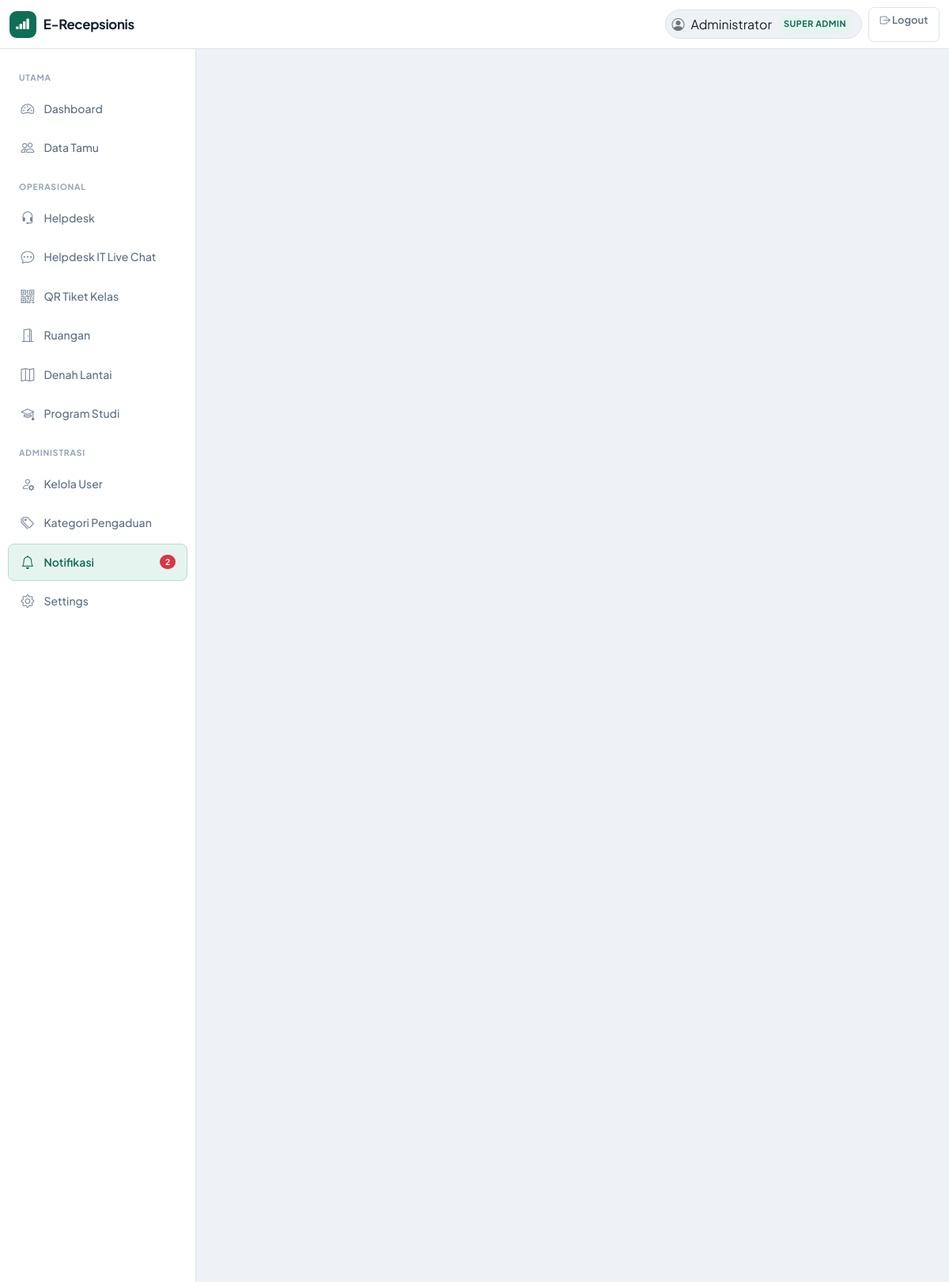
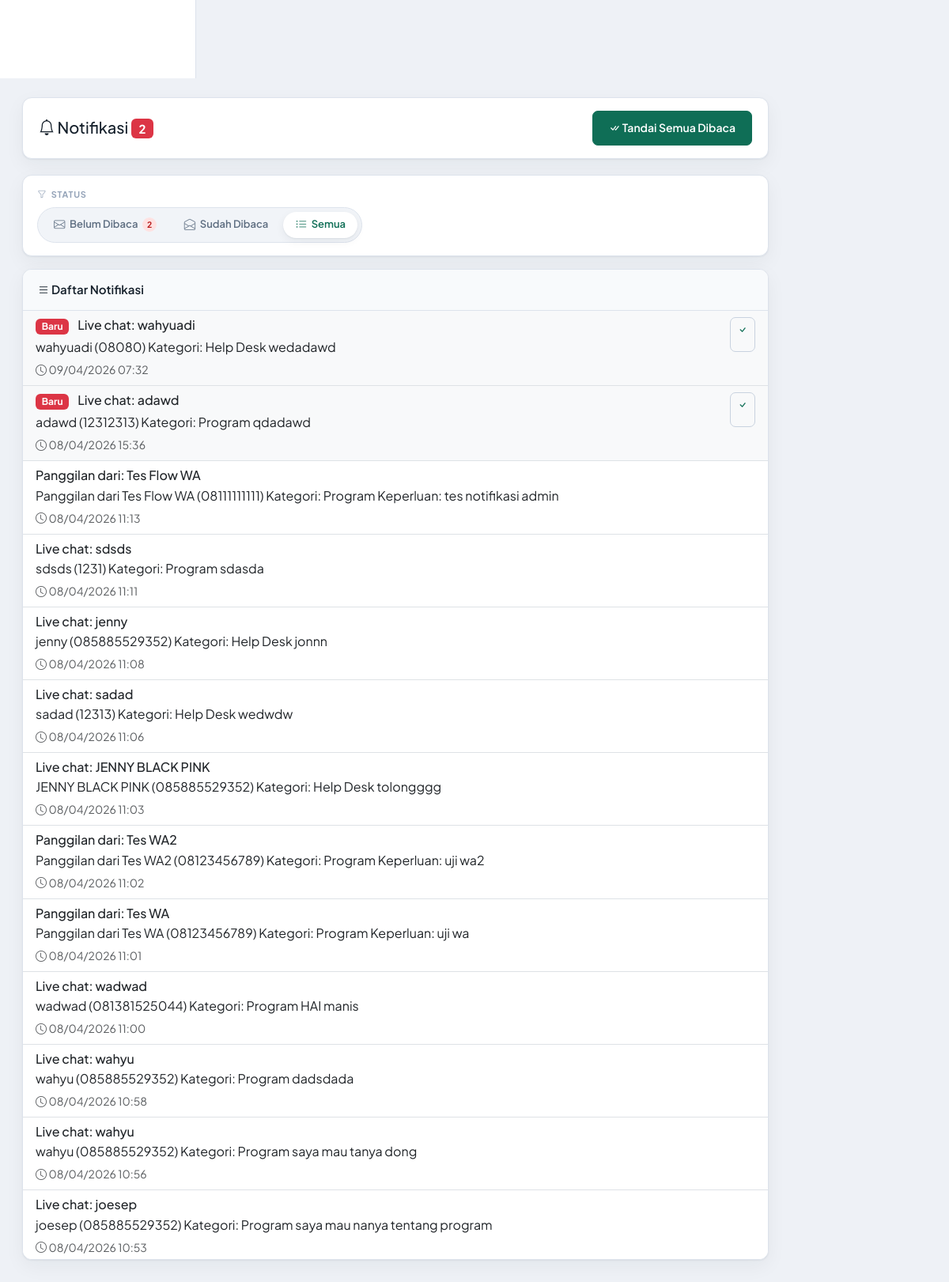
The page /admin/notifications.php?status=all (signed in) on the database as committed earlier (2 pictures, top to bottom).
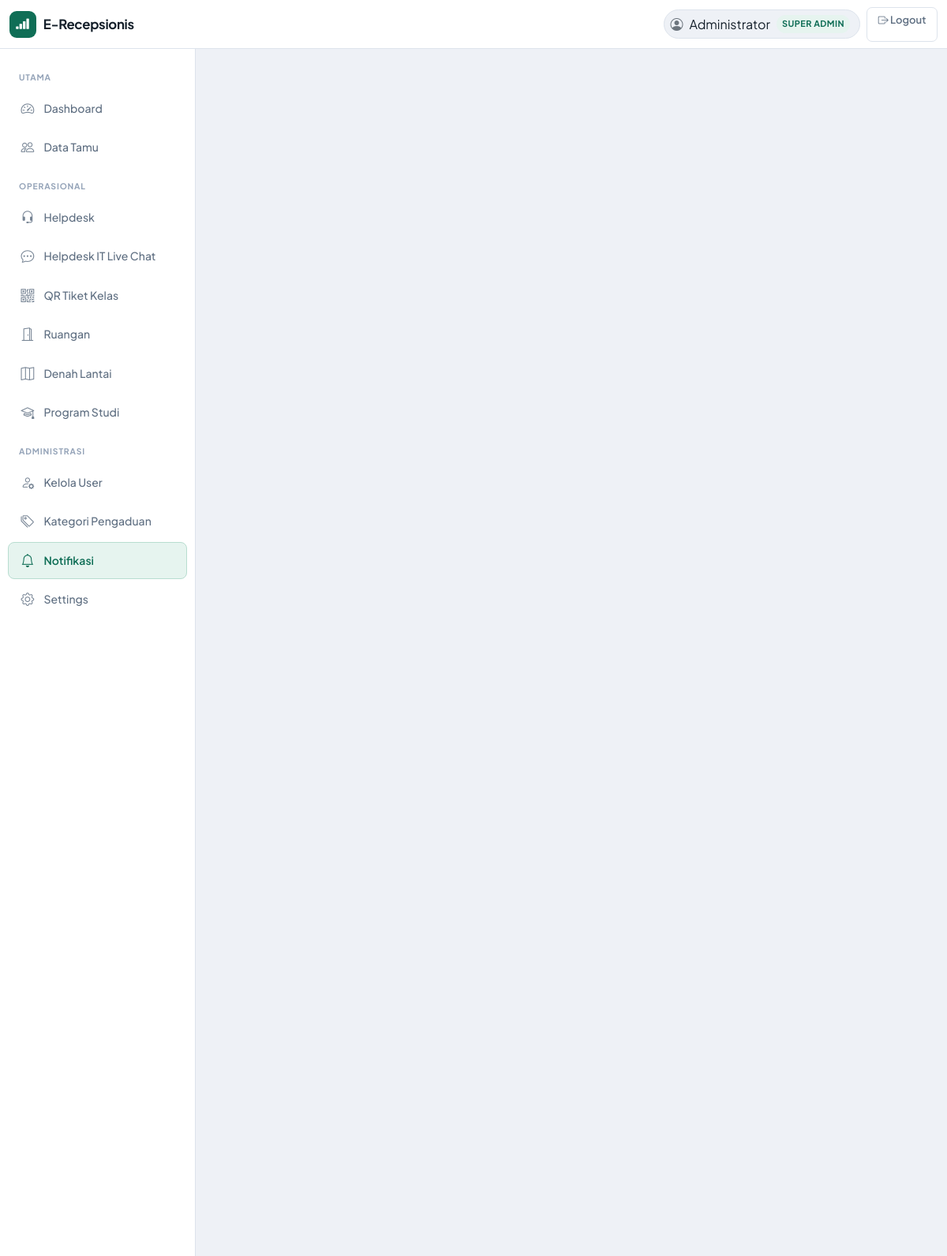
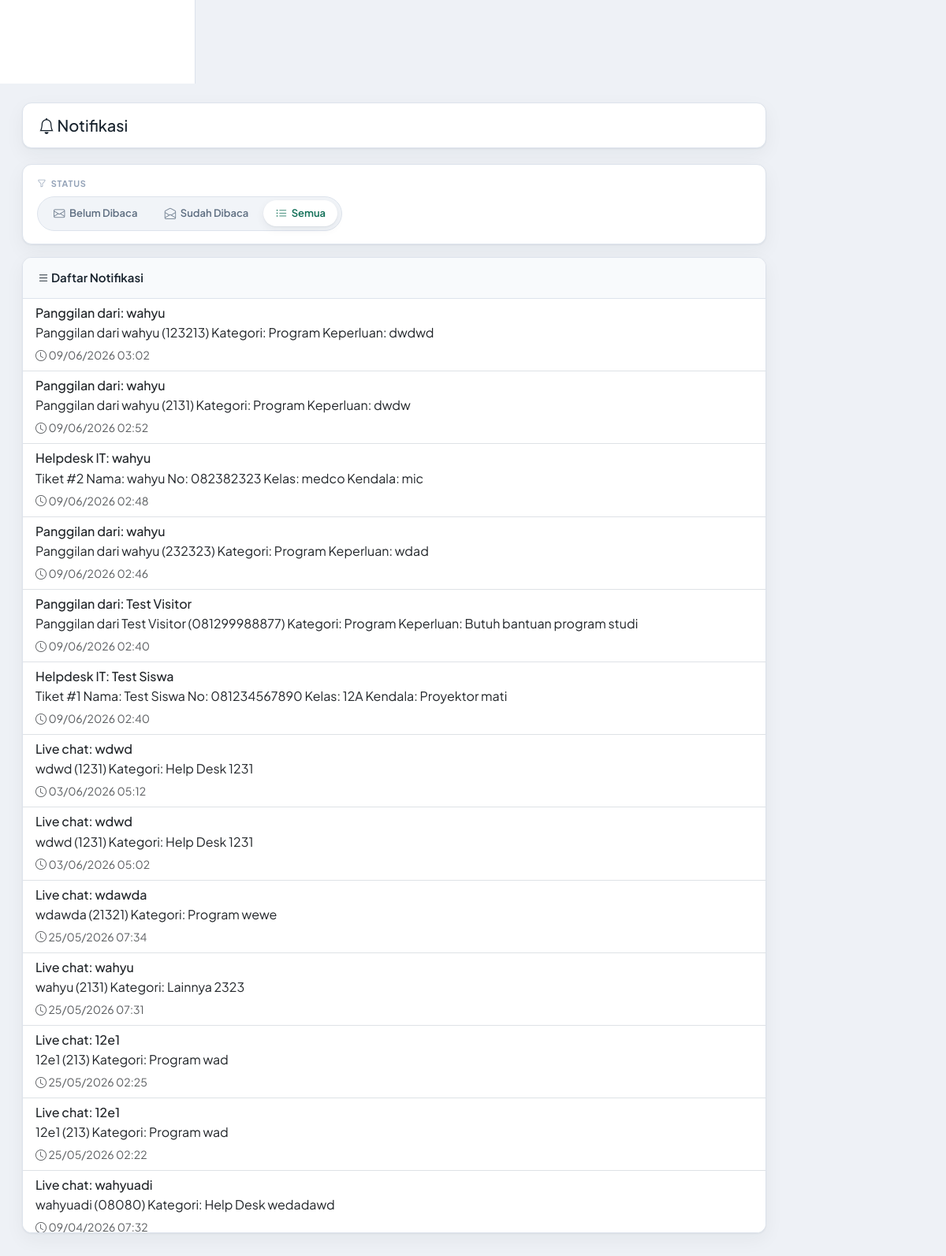
The same page on the database as committed later (2 pictures, top to bottom).
### tables this page shows
CREATE TABLE `notifications` (
  `id` int NOT NULL AUTO_INCREMENT,
  `host_id` int DEFAULT NULL,
  `visitor_id` int DEFAULT NULL,
  `type` enum('checkin','appointment','queue','checkout','system') DEFAULT 'checkin',
  `title` varchar(200) NOT NULL,
  `message` text NOT NULL,
  `status` enum('unread','read') DEFAULT 'unread',
  `email_sent` tinyint(1) DEFAULT '0',
  `sms_sent` tinyint(1) DEFAULT '0',
  `created_at` timestamp NULL DEFAULT CURRENT_TIMESTAMP,
  PRIMARY KEY (`id`),
  KEY `visitor_id` (`visitor_id`),
  KEY `idx_host` (`host_id`),
  KEY `idx_status` (`status`),
  KEY `idx_type` (`type`),
  CONSTRAINT `notifications_ibfk_1` FOREIGN KEY (`host_id`) REFERENCES `hosts` (`id`) ON DELETE CASCADE,
  CONSTRAINT `notifications_ibfk_2` FOREIGN KEY (`visitor_id`) REFERENCES `visitors` (`id`) ON DELETE SET NULL
);

### admin/auth.php (called while the page is built, shortened)
<?php
function currentUserRole(): string
{
    return isset($_SESSION['role']) ? (string) $_SESSION['role'] : '';
}
function currentUserIsAdmin(): bool
{
    return currentUserRole() === 'admin';
}
function adminUrl(string $path = ''): string
{
    return rtrim(BASE_URL, '/') . '/admin/' . ltrim($path, '/');
}
?>

### admin/notifications.php (the view, shortened to what the changed rows need)
<?php
require_once 'auth.php';
$status_filter = $_GET['status'] ?? 'unread';
$query = "SELECT n.*, v.nama as visitor_nama, h.nama as host_nama
          FROM notifications n
          LEFT JOIN visitors v ON n.visitor_id = v.id
          LEFT JOIN hosts h ON n.host_id = h.id";
$query .= " ORDER BY n.created_at DESC LIMIT 100";
$notifications = $koneksi->query($query);
?>
<!DOCTYPE html>
<html lang="id">
<head>
    <link href="https://cdn.jsdelivr.net/npm/bootstrap@5.3.2/dist/css/bootstrap.min.css" rel="stylesheet">
    <link href="https://cdn.jsdelivr.net/npm/bootstrap-icons@1.11.1/font/bootstrap-icons.css" rel="stylesheet">
    <link href="../assets/css/style.css" rel="stylesheet">
    <?php include 'include_staff_call_head.php'; ?>
</head>
<body>
    <div class="container-fluid">
        <div class="row">
            <?php include 'sidebar.php'; ?>
            <div class="col-md-10 content-area">
                <div class="d-flex justify-content-between align-items-center mb-4">
                    <h2>
                        <i class="bi bi-bell"></i> Notifikasi
                        <?php if ($unread_count > 0): ?>
                            <span class="badge bg-danger"><?= $unread_count ?></span>
                        <?php endif; ?>
                    </h2>
                    <?php if ($unread_count > 0): ?>
                        <a href="?read_all=1" class="btn btn-primary btn-sm">
                            <i class="bi bi-check-all"></i> Tandai Semua Dibaca
                        </a>
                    <?php endif; ?>
                </div>
                <div class="card mb-3 adm-filter-panel">
                    <div class="card-body">
                        <div class="adm-filter-toolbar">
                            <div class="adm-filter-group">
                                <div class="adm-segment" role="group" aria-label="Filter notifikasi">
                                    <a href="?status=unread" class="adm-segment-item <?= $status_filter == 'unread' ? 'is-active' : '' ?>">
                                        <i class="bi bi-envelope"></i> Belum Dibaca
                                        <?php if ($unread_count > 0): ?>
                                            <span class="adm-segment-badge"><?= $unread_count > 99 ? '99+' : (int) $unread_count ?></span>
                                        <?php endif; ?>
                                    </a>
                                </div>
                            </div>
                        </div>
                    </div>
                </div>
                <div class="card">
                    <div class="card-body p-0" style="max-height: 70vh; overflow-y: auto;">
                        <?php if ($notifications && $notifications->num_rows > 0): ?>
                            <div class="list-group list-group-flush">
                                <?php while ($notif = $notifications->fetch_assoc()): ?>
                                    <div class="list-group-item <?= $notif['status'] == 'unread' ? 'bg-light' : '' ?>">
                                        <div class="d-flex justify-content-between align-items-start">
                                            <div class="flex-grow-1">
                                                <h6 class="mb-1">
                                                    <?php if ($notif['status'] == 'unread'): ?>
                                                        <span class="badge bg-danger me-2">Baru</span>
                                                    <?php endif; ?>
                                                    <?= htmlspecialchars($notif['title']) ?>
                                                </h6>
                                                <p class="mb-1"><?= htmlspecialchars($notif['message']) ?></p>
                                                <small class="text-muted">
                                                    <i class="bi bi-clock"></i> <?= date('d/m/Y H:i', strtotime($notif['created_at'])) ?>
                                                </small>
                                            </div>
                                            <?php if ($notif['status'] == 'unread'): ?>
                                                <a href="?read=<?= $notif['id'] ?>" class="btn btn-sm btn-outline-primary">
                                                    <i class="bi bi-check"></i>
                                                </a>
                                            <?php endif; ?>
                                        </div>
                                    </div>
                                <?php endwhile; ?>
                            </div>
                        <?php endif; ?>
                    </div>
                </div>
            </div>
        </div>
    </div>
</body>
</html>

### admin/sidebar.php (shortened to what the changed rows need)
<div class="col-md-2 col-lg-2 sidebar p-0" id="adminSidebar">
    <nav class="nav flex-column">
        <?php if (function_exists('currentUserIsAdmin') && currentUserIsAdmin()): ?>
            <a class="nav-link <?= basename($_SERVER['PHP_SELF']) == 'notifications.php' ? 'active' : '' ?>" href="<?= htmlspecialchars(function_exists('adminUrl') ? adminUrl('notifications.php') : 'notifications.php') ?>">
                <i class="bi bi-bell"></i> Notifikasi
                <?php
                $unread_count = $koneksi->query("SELECT COUNT(*) as count FROM notifications WHERE status = 'unread'")->fetch_assoc()['count'];
                if ($unread_count > 0):
                ?>
                    <span class="badge bg-danger rounded-pill notification-badge">
                        <?= $unread_count > 99 ? '99+' : $unread_count ?>
                    </span>
                <?php endif; ?>
            </a>
        <?php endif; ?>
    </nav>
</div>

Rows that differ between the two databases and show on the page:
no longer on this page (row edited): notifications: status "Baru", title "Live chat: adawd", message "adawd (12312313) Kategori: Program qdadawd", created_at "08/04/2026 15:36"
no longer on this page (row unchanged): notifications: title "Panggilan dari: Tes Flow WA", message "Panggilan dari Tes Flow WA (08111111111) Kategori: Program Keperluan: tes notifikasi admin", created_at "08/04/2026 11:13"
no longer on this page (row unchanged): notifications: title "Live chat: sdsds", message "sdsds (1231) Kategori: Program sdasda", created_at "08/04/2026 11:11"
no longer on this page (row unchanged): notifications: title "Live chat: jenny", message "jenny (085885529352) Kategori: Help Desk jonnn", created_at "08/04/2026 11:08"
no longer on this page (row unchanged): notifications: title "Live chat: sadad", message "sadad (12313) Kategori: Help Desk wedwdw", created_at "08/04/2026 11:06"
no longer on this page (row unchanged): notifications: title "Live chat: JENNY BLACK PINK", message "JENNY BLACK PINK (085885529352) Kategori: Help Desk tolongggg", created_at "08/04/2026 11:03"
no longer on this page (row unchanged): notifications: title "Panggilan dari: Tes WA2", message "Panggilan dari Tes WA2 (08123456789) Kategori: Program Keperluan: uji wa2", created_at "08/04/2026 11:02"
no longer on this page (row unchanged): notifications: title "Panggilan dari: Tes WA", message "Panggilan dari Tes WA (08123456789) Kategori: Program Keperluan: uji wa", created_at "08/04/2026 11:01"
no longer on this page (row unchanged): notifications: title "Live chat: wadwad", message "wadwad (081381525044) Kategori: Program HAI manis", created_at "08/04/2026 11:00"
no longer on this page (row unchanged): notifications: title "Live chat: wahyu", message "wahyu (085885529352) Kategori: Program dadsdada", created_at "08/04/2026 10:58"
no longer on this page (row unchanged): notifications: title "Live chat: wahyu", message "wahyu (085885529352) Kategori: Program saya mau tanya dong", created_at "08/04/2026 10:56"
no longer on this page (row unchanged): notifications: title "Live chat: joesep", message "joesep (085885529352) Kategori: Program saya mau nanya tentang program", created_at "08/04/2026 10:53"
added notifications: title "Panggilan dari: wahyu", message "Panggilan dari wahyu (123213) Kategori: Program Keperluan: dwdwd", created_at "09/06/2026 03:02"
added notifications: title "Panggilan dari: wahyu", message "Panggilan dari wahyu (2131) Kategori: Program Keperluan: dwdw", created_at "09/06/2026 02:52"
added notifications: title "Helpdesk IT: wahyu", message "Tiket #2 Nama: wahyu No: 082382323 Kelas: medco Kendala: mic", created_at "09/06/2026 02:48"
added notifications: title "Panggilan dari: wahyu", message "Panggilan dari wahyu (232323) Kategori: Program Keperluan: wdad", created_at "09/06/2026 02:46"
added notifications: title "Panggilan dari: Test Visitor", message "Panggilan dari Test Visitor (081299988877) Kategori: Program Keperluan: Butuh bantuan program studi", created_at "09/06/2026 02:40"
added notifications: title "Helpdesk IT: Test Siswa", message "Tiket #1 Nama: Test Siswa No: 081234567890 Kelas: 12A Kendala: Proyektor mati", created_at "09/06/2026 02:40"
added notifications: title "Live chat: wdwd", message "wdwd (1231) Kategori: Help Desk 1231", created_at "03/06/2026 05:12"
added notifications: title "Live chat: wdwd", message "wdwd (1231) Kategori: Help Desk 1231", created_at "03/06/2026 05:02"
added notifications: title "Live chat: wdawda", message "wdawda (21321) Kategori: Program wewe", created_at "25/05/2026 07:34"
added notifications: title "Live chat: wahyu", message "wahyu (2131) Kategori: Lainnya 2323", created_at "25/05/2026 07:31"
added notifications: title "Live chat: 12e1", message "12e1 (213) Kategori: Program wad", created_at "25/05/2026 02:25"
added notifications: title "Live chat: 12e1", message "12e1 (213) Kategori: Program wad", created_at "25/05/2026 02:22"
changed notifications "Live chat: wahyuadi": no longer shows "Baru"
Other text that changed with them:
$unread_count: "2" → (not shown)
text no longer shown: "Tandai Semua Dibaca"
